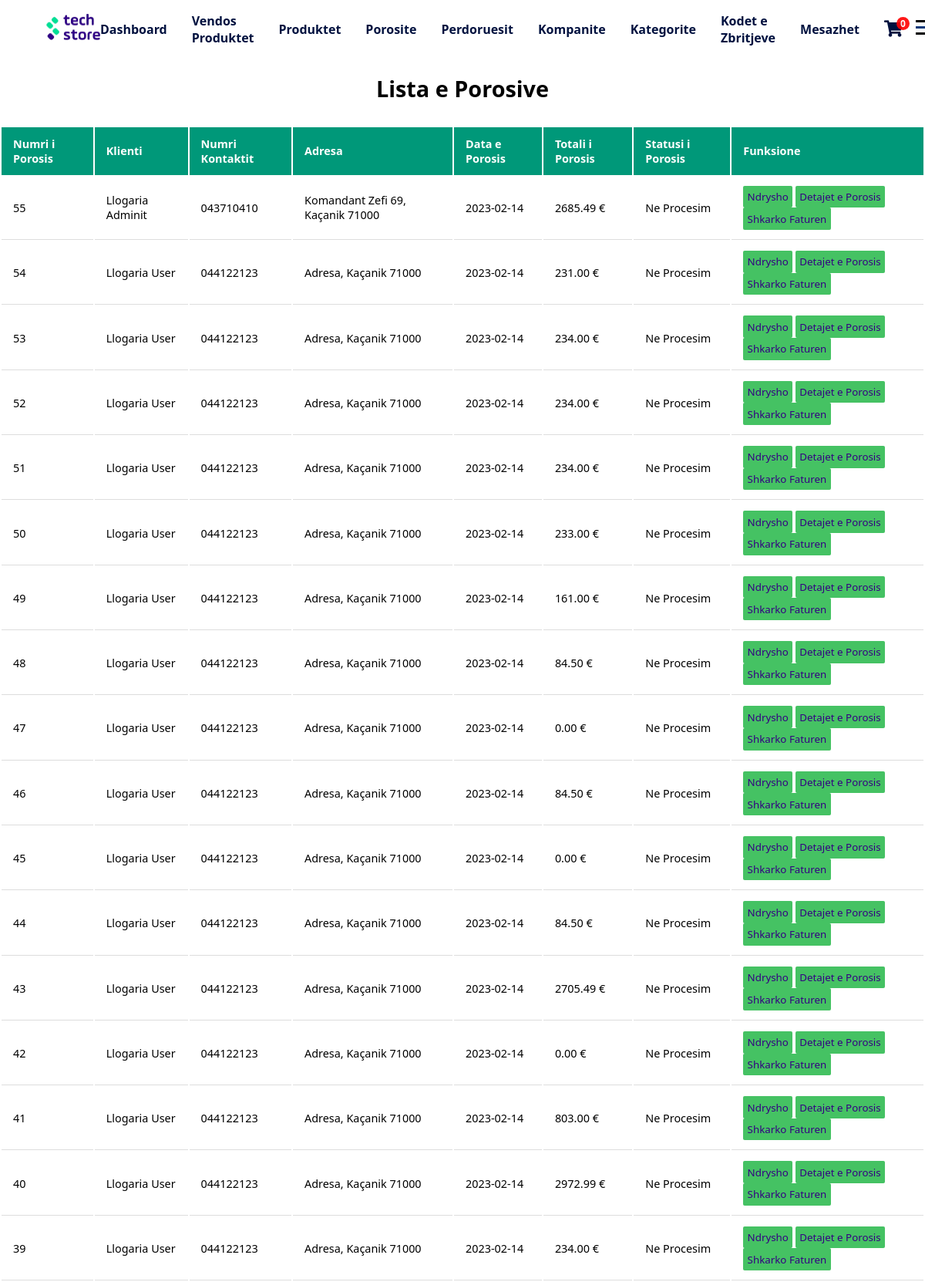
Page /php/admin/porositNgaKlientet.php (signed in, upper part) on the committed database.
### tables this page shows
CREATE TABLE `porosit` (
  `nrPorosis` int(11) NOT NULL,
  `idKlienti` int(11) DEFAULT NULL,
  `dataPorosis` date NOT NULL DEFAULT current_timestamp(),
  `TotaliPorosis` decimal(10,2) NOT NULL,
  `statusiPorosis` varchar(30) NOT NULL DEFAULT 'Ne Procesim'
);

CREATE TABLE `user` (
  `userID` int(11) NOT NULL,
  `emri` varchar(20) NOT NULL,
  `mbiemri` varchar(30) DEFAULT NULL,
  `username` varchar(20) NOT NULL,
  `email` varchar(50) DEFAULT NULL,
  `password` varchar(50) NOT NULL,
  `aksesi` int(1) NOT NULL DEFAULT 0
);

CREATE TABLE `tedhenatuser` (
  `userID` int(11) NOT NULL,
  `nrKontaktit` varchar(30) DEFAULT NULL,
  `qyteti` varchar(30) DEFAULT NULL,
  `zipKodi` varchar(7) DEFAULT NULL,
  `adresa` varchar(50) DEFAULT NULL
);

### php/db/dbcon.php (called while the page is built)
<?php
class dbCon
{
    private $conn = '';
    private $hostiIDB = 'localhost';
    private $emriDB = 'techstoredb';
    private $dbUsername = 'root';
    private $dbPass = '';
    public function connDB()
    {
        try {
            $this->conn = new PDO(
                "mysql:host=$this->hostiIDB;dbname=$this->emriDB", $this->dbUsername, $this->dbPass,
                [PDO::ATTR_DEFAULT_FETCH_MODE => PDO::FETCH_ASSOC]
            );
        } catch (PDOException $pdoe) {
            die("Nuk mund të lidhej me bazën e të dhënave {$this->emriDB} :" . $pdoe->getMessage());
        }
        return $this->conn;
    }
}
?>

### php/CRUD/porosiaCRUD.php (called while the page is built, shortened)
<?php
require_once('../db/dbcon.php');
class porosiaCRUD extends dbCon
{
    private $dbConn;
    public function __construct($porosiaID = '', $produktiID = '', $userID = '', $emriKlientit = '', $mbiemriKlientit = '', $emailKlientit = '', $nrKontaktit = '', $qyteti = '', $adresaKlientit = '', $dataPorosis = '', $qmimiProd = '', $sasiaPorositur = '', $qmimiTotal = '', $statusiPorosis = '')
    {
        $this->dbConn = $this->connDB();
    }
            ?>
            <?php
    public function shfaqTeGjithaPorosite()
    {
        try {
            $sql = "SELECT p.nrPorosis, u.emri, u.mbiemri,
                    tu.nrKontaktit, tu.qyteti, tu.zipKodi, tu.adresa, p.dataPorosis, p.TotaliPorosis, p.statusiPorosis
                    from porosit p
                    inner join user u on u.userID = p.idKlienti
                    inner join tedhenatuser tu on u.userID = tu.userID
                    ORDER BY nrPorosis DESC;";
            $stm = $this->dbConn->prepare($sql);
            $stm->execute();
            return $stm->fetchAll();
        } catch (Exception $e) {
            return $e->getMessage();
        }
    }
}
?>

### php/admin/porositNgaKlientet.php (the view, shortened to what this page needs)
<?php
require_once('../CRUD/porosiaCRUD.php');
$porosiaCRUD = new porosiaCRUD();
$porosit = $porosiaCRUD->shfaqTeGjithaPorosite();
?>
<!DOCTYPE html>
<html lang="en">
<head>
  <link rel="stylesheet" href="../../css/mesazhetStyle.css" />
  <link rel="stylesheet" href="../../css/adminDashboard.css" />
</head>
<body>
  <?php include '../design/header.php' ?>
  <div class="containerDashboardP">
    <h1>Lista e Porosive</h1>
    <table>
      <tr>
        <th>Numri i Porosis</th>
        <th>Klienti</th>
        <th>Numri Kontaktit</th>
        <th>Adresa</th>
        <th>Data e Porosis</th>
        <th>Totali i Porosis</th>
        <th>Statusi i Porosis</th>
        <th>Funksione</th>
      </tr>
      <?php
      foreach ($porosit as $porosia) {
        ?>
        <tr>
          <td>
            <?php echo $porosia['nrPorosis'] ?>
          </td>
          <td>
            <?php echo $porosia['emri'] . ' ' . $porosia['mbiemri'] ?>
          </td>
          <td>
            <?php echo $porosia['nrKontaktit'] ?>
          </td>
          <td>
            <?php echo $porosia['adresa'] . ', ' . $porosia['qyteti'] . ' ' . $porosia['zipKodi'] ?>
          </td>
          <td>
            <?php echo $porosia['dataPorosis'] ?>
          </td>
          <td>
            <?php echo $porosia['TotaliPorosis'] ?> €
          </td>
          <td>
            <?php echo $porosia['statusiPorosis'] ?>
          </td>
          <td>
            <button class="edito"><a href="?porosiaID=<?php echo $porosia['nrPorosis'] ?>">Ndrysho</a></button>
            <button class="edito"><a
                href="../userPages/detajetPorosis.php?porosiaID=<?php echo $porosia['nrPorosis'] ?>">Detajet
                e Porosis</a></button>
            <button class="edito"><a href="../funksione/fatura.php?nrPorosis=<?php echo $porosia['nrPorosis'] ?>"
                target="_blank">Shkarko Faturen</a></button>
          </td>
        </tr>
        <?php
      }
      ?>
    </table>
  </div>
  <?php
  include '../design/footer.php';
  include('../funksione/importimiScriptave.php') ?>
</body>
</html>

### css/adminDashboard.css (style rules this page uses)
.containerDashboardP { display: flex; justify-content: center; align-items: center; margin: 25px 0; font-size: 0.9em; min-width: 400px; flex-direction: column; gap: 2em; flex-wrap: wrap; }
.containerDashboardP tr th { background-color: #009879; color: #ffffff; text-align: left; font-weight: bold; }
.containerDashboardP th, .containerDashboardP td { padding: 12px 15px; }
.containerDashboardP tr td { border-bottom: 1px solid #dddddd; }
.edito { padding: 0.4em; background-color: #45c263; border: none; border-radius: 2px; }

### css/footer.css (style rules this page uses)
.footer-nav li, a { list-style: none; color: #340182; padding-top: 4px; }
.footer-contact li, a { list-style: none; color: #340182; padding-top: 5px; }

### rows in the picture
porosit: nrPorosis "55", idKlienti.emri "Llogaria", idKlienti.mbiemri "Adminit", tedhenatuser.nrKontaktit "043710410", tedhenatuser.adresa "Komandant Zefi 69", tedhenatuser.qyteti "Kaçanik", tedhenatuser.zipKodi "71000", dataPorosis "2023-02-14", TotaliPorosis "2685.49", statusiPorosis "Ne Procesim"
porosit: nrPorosis "54", idKlienti.emri "Llogaria", idKlienti.mbiemri "User", tedhenatuser.nrKontaktit "044122123", tedhenatuser.adresa "Adresa", tedhenatuser.qyteti "Kaçanik", tedhenatuser.zipKodi "71000", dataPorosis "2023-02-14", TotaliPorosis "231.00", statusiPorosis "Ne Procesim"
porosit: nrPorosis "53", idKlienti.emri "Llogaria", idKlienti.mbiemri "User", tedhenatuser.nrKontaktit "044122123", tedhenatuser.adresa "Adresa", tedhenatuser.qyteti "Kaçanik", tedhenatuser.zipKodi "71000", dataPorosis "2023-02-14", TotaliPorosis "234.00", statusiPorosis "Ne Procesim"
porosit: nrPorosis "52", idKlienti.emri "Llogaria", idKlienti.mbiemri "User", tedhenatuser.nrKontaktit "044122123", tedhenatuser.adresa "Adresa", tedhenatuser.qyteti "Kaçanik", tedhenatuser.zipKodi "71000", dataPorosis "2023-02-14", TotaliPorosis "234.00", statusiPorosis "Ne Procesim"
porosit: nrPorosis "51", idKlienti.emri "Llogaria", idKlienti.mbiemri "User", tedhenatuser.nrKontaktit "044122123", tedhenatuser.adresa "Adresa", tedhenatuser.qyteti "Kaçanik", tedhenatuser.zipKodi "71000", dataPorosis "2023-02-14", TotaliPorosis "234.00", statusiPorosis "Ne Procesim"
porosit: nrPorosis "50", idKlienti.emri "Llogaria", idKlienti.mbiemri "User", tedhenatuser.nrKontaktit "044122123", tedhenatuser.adresa "Adresa", tedhenatuser.qyteti "Kaçanik", tedhenatuser.zipKodi "71000", dataPorosis "2023-02-14", TotaliPorosis "233.00", statusiPorosis "Ne Procesim"
porosit: nrPorosis "49", idKlienti.emri "Llogaria", idKlienti.mbiemri "User", tedhenatuser.nrKontaktit "044122123", tedhenatuser.adresa "Adresa", tedhenatuser.qyteti "Kaçanik", tedhenatuser.zipKodi "71000", dataPorosis "2023-02-14", TotaliPorosis "161.00", statusiPorosis "Ne Procesim"
porosit: nrPorosis "48", idKlienti.emri "Llogaria", idKlienti.mbiemri "User", tedhenatuser.nrKontaktit "044122123", tedhenatuser.adresa "Adresa", tedhenatuser.qyteti "Kaçanik", tedhenatuser.zipKodi "71000", dataPorosis "2023-02-14", TotaliPorosis "84.50", statusiPorosis "Ne Procesim"
porosit: nrPorosis "47", idKlienti.emri "Llogaria", idKlienti.mbiemri "User", tedhenatuser.nrKontaktit "044122123", tedhenatuser.adresa "Adresa", tedhenatuser.qyteti "Kaçanik", tedhenatuser.zipKodi "71000", dataPorosis "2023-02-14", TotaliPorosis "0.00", statusiPorosis "Ne Procesim"
porosit: nrPorosis "46", idKlienti.emri "Llogaria", idKlienti.mbiemri "User", tedhenatuser.nrKontaktit "044122123", tedhenatuser.adresa "Adresa", tedhenatuser.qyteti "Kaçanik", tedhenatuser.zipKodi "71000", dataPorosis "2023-02-14", TotaliPorosis "84.50", statusiPorosis "Ne Procesim"
porosit: nrPorosis "45", idKlienti.emri "Llogaria", idKlienti.mbiemri "User", tedhenatuser.nrKontaktit "044122123", tedhenatuser.adresa "Adresa", tedhenatuser.qyteti "Kaçanik", tedhenatuser.zipKodi "71000", dataPorosis "2023-02-14", TotaliPorosis "0.00", statusiPorosis "Ne Procesim"
porosit: nrPorosis "44", idKlienti.emri "Llogaria", idKlienti.mbiemri "User", tedhenatuser.nrKontaktit "044122123", tedhenatuser.adresa "Adresa", tedhenatuser.qyteti "Kaçanik", tedhenatuser.zipKodi "71000", dataPorosis "2023-02-14", TotaliPorosis "84.50", statusiPorosis "Ne Procesim"
porosit: nrPorosis "43", idKlienti.emri "Llogaria", idKlienti.mbiemri "User", tedhenatuser.nrKontaktit "044122123", tedhenatuser.adresa "Adresa", tedhenatuser.qyteti "Kaçanik", tedhenatuser.zipKodi "71000", dataPorosis "2023-02-14", TotaliPorosis "2705.49", statusiPorosis "Ne Procesim"
porosit: nrPorosis "42", idKlienti.emri "Llogaria", idKlienti.mbiemri "User", tedhenatuser.nrKontaktit "044122123", tedhenatuser.adresa "Adresa", tedhenatuser.qyteti "Kaçanik", tedhenatuser.zipKodi "71000", dataPorosis "2023-02-14", TotaliPorosis "0.00", statusiPorosis "Ne Procesim"
porosit: nrPorosis "41", idKlienti.emri "Llogaria", idKlienti.mbiemri "User", tedhenatuser.nrKontaktit "044122123", tedhenatuser.adresa "Adresa", tedhenatuser.qyteti "Kaçanik", tedhenatuser.zipKodi "71000", dataPorosis "2023-02-14", TotaliPorosis "803.00", statusiPorosis "Ne Procesim"
porosit: nrPorosis "40", idKlienti.emri "Llogaria", idKlienti.mbiemri "User", tedhenatuser.nrKontaktit "044122123", tedhenatuser.adresa "Adresa", tedhenatuser.qyteti "Kaçanik", tedhenatuser.zipKodi "71000", dataPorosis "2023-02-14", TotaliPorosis "2972.99", statusiPorosis "Ne Procesim"
porosit: nrPorosis "39", idKlienti.emri "Llogaria", idKlienti.mbiemri "User", tedhenatuser.nrKontaktit "044122123", tedhenatuser.adresa "Adresa", tedhenatuser.qyteti "Kaçanik", tedhenatuser.zipKodi "71000", dataPorosis "2023-02-14", TotaliPorosis "234.00", statusiPorosis "Ne Procesim"
